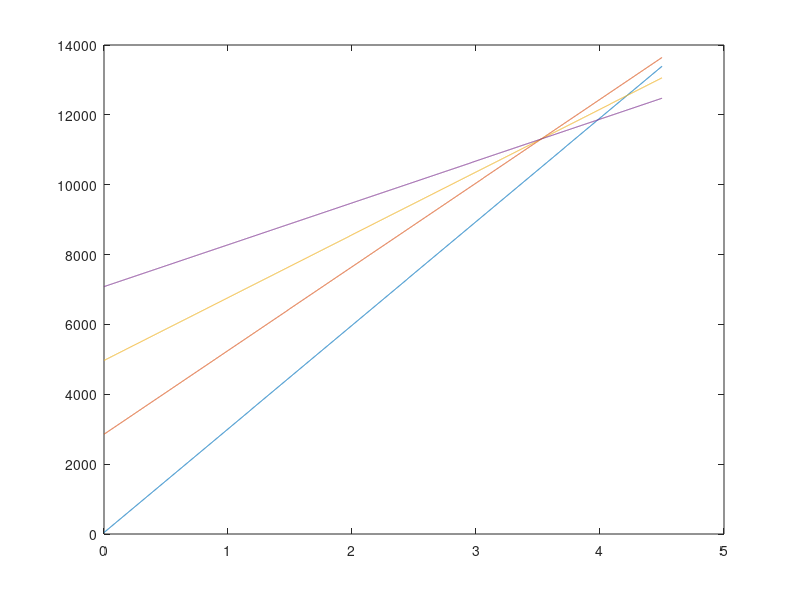

Write the MATLAB code that produced this figure.
N_b=10000;                            % number of building
Ns=3;                                 %The number of sectors 3 or 1
a_M=4.7;                              %The portion of the power consumption for macro BS
b_M=130;                              %The power consumption of the active site cooling and the signa processing for macro BS
a_F=8;                                %The portion of the power consumption for femto BS
b_F=4.8;                              %The power consumption of the active site cooling and the signa processing for femto BS
P_tx_macro=6.8;                       %power fed of the antenna of the macro BS
P_tx_femto=0.2;                       %power fed of the antenna of the femto BS
C_macro=79;                           %The average macro BS capacity
ro=3000;                              %population density per Km*Km
alpha_max=0.16;                       %16% of the subscribers are active during the busy hour
A=10*10;                              %The covered Area
N_a=N_b*10;                           %number of appartement

r=0:0.001:4.5;                        %avrerage data rate reaquirement per active user [MBps]

P_macro = Ns*(a_M*P_tx_macro+b_M);    %The power consumption of the macro BS
P_femto =a_F*P_tx_femto+b_F;          %The power consumption of the macro BS
A_g_tot=r.*A;                         %the total aggregate trafic collected at the fiber switch
U_max=10;                             %The maximum transmission rate of an uplink interface
N_active_macro=C_macro./r;            %The number of active users
n_Dslam_ports= 16;                    % number of ports of the Dslam
n_F_ports= 24;                        % number of ports of the fiber switch
P_modem= 5;                           % modem power consumption
P_Dslam=85;                           % Dslam power consumption
P_SFP= 1;                             % small form-factor pluggable transceivers power consumption
P_s=300;                              % power consomption of fiber switch
P_SFP_=1;                             % power consomption of SFP+         
P_lowc=37;                            % the low power consumption region of the microwave antennas
P_highc=92.5;                         % the high power consumption region of the microwave antennas 
P_GES_max= 50;                            % power consomption of Gigabit ethernet switch
n_MW=16;                              % the max number of microwave links a hub can support
P_MW=53;                              % power consumption of switch inside the hub
n_GES=12;                             % number of ports of the GE
P_ONU=5;                              % power consmuption of ONU
N_port_split=32;                      %number of ports of

 
figure 
for mu=0:0.2:0.6
    if mu==0
        N_macro=(ro*A*alpha_max)./N_active_macro; 
        N_split=floor((N_b+N_macro)/N_port_split)+1;                        %nombre de splitter   
        N_s= floor((N_split)/n_F_ports)+1;
        N_ul=max(N_s,A_g_tot/U_max);
        P_arch4= N_s*P_s+N_ul*P_SFP_+2*N_macro*P_SFP; 
        P4=(N_macro*P_macro+P_arch4)/A;
        plot(r,P4)
        hold on
    else
        N_femto = N_a*mu;
        P_GES=(N_femto.*P_GES_max)./(N_b*n_GES);
        N_macro=(ro*A*(1-mu)*alpha_max)./N_active_macro; 
        N_split=floor((N_b+N_macro)/N_port_split)+1;                        %nombre de splitter   
        N_s= floor(N_split/n_F_ports)+1; 
        N_ul=max(N_s,A_g_tot/U_max);
        P_arch5= N_b*(P_GES+2*P_SFP+P_ONU)+N_s*P_s+N_ul*P_SFP_+N_macro*(2*P_SFP+P_ONU); 
        P5=(N_femto*P_femto+N_macro*P_macro+P_arch5)/A;
        plot(r,P5)
        hold on
    end
end
